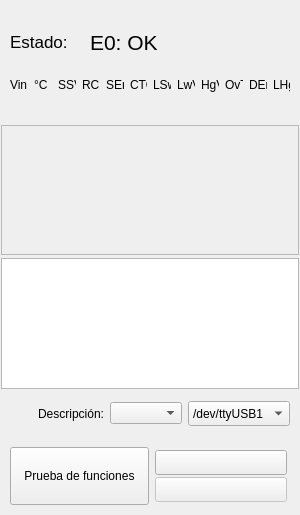
        <widget class="QWidget" name="Edo_ConexionConfig_and_Error_vertWidget" native="true">
         <property name="sizePolicy">
          <sizepolicy hsizetype="Preferred" vsizetype="Preferred">
           <horstretch>0</horstretch>
           <verstretch>0</verstretch>
          </sizepolicy>
         </property>
         <property name="minimumSize">
          <size>
           <width>50</width>
           <height>0</height>
          </size>
         </property>
         <property name="maximumSize">
          <size>
           <width>300</width>
           <height>515</height>
          </size>
         </property>
         <property name="layoutDirection">
          <enum>Qt::LeftToRight</enum>
         </property>
         <layout class="QVBoxLayout" name="verticalLayout_12">
          <property name="spacing">
           <number>3</number>
          </property>
          <property name="leftMargin">
           <number>1</number>
          </property>
          <property name="topMargin">
           <number>1</number>
          </property>
          <property name="rightMargin">
           <number>1</number>
          </property>
          <property name="bottomMargin">
           <number>1</number>
          </property>
          <item>
           <layout class="QHBoxLayout" name="logoOlin_horLay">
            <item>
             <widget class="QLabel" name="logoOlin_lbl">
              <property name="maximumSize">
               <size>
                <width>80</width>
                <height>80</height>
               </size>
              </property>
              <property name="autoFillBackground">
               <bool>false</bool>
              </property>
              <property name="text">
               <string/>
              </property>
              <property name="pixmap">
               <pixmap resource="Resources.qrc">:/images/Isotipo.png</pixmap>
              </property>
              <property name="scaledContents">
               <bool>true</bool>
              </property>
              <property name="alignment">
               <set>Qt::AlignCenter</set>
              </property>
             </widget>
            </item>
           </layout>
          </item>
          <item>
           <widget class="QFrame" name="Status_horLay">
            <layout class="QHBoxLayout" name="EstadoIsiukak_horLayout">
             <property name="spacing">
              <number>4</number>
             </property>
             <item>
              <widget class="QLabel" name="lblEstadoSistema">
               <property name="minimumSize">
                <size>
                 <width>30</width>
                 <height>0</height>
                </size>
               </property>
               <property name="font">
                <font>
                 <pointsize>13</pointsize>
                </font>
               </property>
               <property name="text">
                <string>Estado: </string>
               </property>
              </widget>
             </item>
             <item>
              <widget class="QLabel" name="estadoSistema_lbl">
               <property name="minimumSize">
                <size>
                 <width>200</width>
                 <height>30</height>
                </size>
               </property>
               <property name="font">
                <font>
                 <pointsize>16</pointsize>
                </font>
               </property>
               <property name="text">
                <string>E0: OK</string>
               </property>
              </widget>
             </item>
            </layout>
           </widget>
          </item>
          <item>
           <widget class="QFrame" name="driverErrorsHeaders_gridLayout_2">
            <layout class="QGridLayout" name="driverErrorsHeaders_gridLayout">
             <item row="0" column="6">
              <widget class="QLabel" name="label_21">
               <property name="toolTip">
                <string>Limit/Kill Switch</string>
               </property>
               <property name="text">
                <string>LSw</string>
               </property>
              </widget>
             </item>
             <item row="0" column="10">
              <widget class="QLabel" name="label_25">
               <property name="toolTip">
                <string>Motor Driver Error</string>
               </property>
               <property name="text">
                <string>DEr</string>
               </property>
              </widget>
             </item>
             <item row="0" column="9">
              <widget class="QLabel" name="label_24">
               <property name="toolTip">
                <string>Over Temperature</string>
               </property>
               <property name="text">
                <string>OvT</string>
               </property>
              </widget>
             </item>
             <item row="0" column="5">
              <widget class="QLabel" name="label_20">
               <property name="toolTip">
                <string>Comm TimeOut</string>
               </property>
               <property name="text">
                <string>CTO</string>
               </property>
              </widget>
             </item>
             <item row="0" column="0">
              <widget class="QLabel" name="label_38">
               <property name="minimumSize">
                <size>
                 <width>18</width>
                 <height>0</height>
                </size>
               </property>
               <property name="text">
                <string>Vin</string>
               </property>
              </widget>
             </item>
             <item row="0" column="7">
              <widget class="QLabel" name="label_22">
               <property name="toolTip">
                <string>Low Vin</string>
               </property>
               <property name="text">
                <string>LwV</string>
               </property>
              </widget>
             </item>
             <item row="0" column="8">
              <widget class="QLabel" name="label_23">
               <property name="toolTip">
                <string>High Vin</string>
               </property>
               <property name="text">
                <string>HgV</string>
               </property>
              </widget>
             </item>
             <item row="0" column="2">
              <widget class="QLabel" name="label_17">
               <property name="toolTip">
                <string>Safe Start Violation</string>
               </property>
               <property name="text">
                <string>SSV</string>
               </property>
              </widget>
             </item>
             <item row="0" column="3">
              <widget class="QLabel" name="label_18">
               <property name="toolTip">
                <string>Required Channel Invalid</string>
               </property>
               <property name="text">
                <string>RCI</string>
               </property>
              </widget>
             </item>
             <item row="0" column="4">
              <widget class="QLabel" name="label_19">
               <property name="toolTip">
                <string>Serial Error</string>
               </property>
               <property name="text">
                <string>SEr</string>
               </property>
              </widget>
             </item>
             <item row="0" column="1">
              <widget class="QLabel" name="label_37">
               <property name="minimumSize">
                <size>
                 <width>18</width>
                 <height>0</height>
                </size>
               </property>
               <property name="text">
                <string>°C</string>
               </property>
              </widget>
             </item>
             <item row="0" column="11">
              <widget class="QLabel" name="label_41">
               <property name="toolTip">
                <string>ERR Line  High</string>
               </property>
               <property name="text">
                <string>LHg</string>
               </property>
              </widget>
             </item>
            </layout>
           </widget>
          </item>
          <item>
           <widget class="QFrame" name="driverErrorsValues_gridLayout_2">
            <layout class="QGridLayout" name="driverErrorsValues_gridLayout">
             <property name="spacing">
              <number>1</number>
             </property>
            </layout>
           </widget>
          </item>
          <item>
           <widget class="QPlainTextEdit" name="driversValues_txt">
            <property name="enabled">
             <bool>false</bool>
            </property>
            <property name="sizePolicy">
             <sizepolicy hsizetype="Preferred" vsizetype="Preferred">
              <horstretch>0</horstretch>
              <verstretch>0</verstretch>
             </sizepolicy>
            </property>
            <property name="maximumSize">
             <size>
              <width>16777215</width>
              <height>220</height>
             </size>
            </property>
            <property name="plainText">
             <string/>
            </property>
           </widget>
          </item>
          <item>
           <widget class="QPlainTextEdit" name="erroresSalida_txt">
            <property name="sizePolicy">
             <sizepolicy hsizetype="Preferred" vsizetype="Preferred">
              <horstretch>0</horstretch>
              <verstretch>0</verstretch>
             </sizepolicy>
            </property>
            <property name="minimumSize">
             <size>
              <width>60</width>
              <height>0</height>
             </size>
            </property>
            <property name="baseSize">
             <size>
              <width>70</width>
              <height>0</height>
             </size>
            </property>
            <property name="plainText">
             <string/>
            </property>
           </widget>
          </item>
          <item>
           <widget class="QFrame" name="serialConn_horFrame">
            <layout class="QHBoxLayout" name="horizontalLayout_4">
             <item>
              <spacer name="horizontalSpacer">
               <property name="orientation">
                <enum>Qt::Horizontal</enum>
               </property>
               <property name="sizeHint" stdset="0">
                <size>
                 <width>40</width>
                 <height>20</height>
                </size>
               </property>
              </spacer>
             </item>
             <item>
              <widget class="QLabel" name="lblDescripcion">
               <property name="layoutDirection">
                <enum>Qt::RightToLeft</enum>
               </property>
               <property name="autoFillBackground">
                <bool>false</bool>
               </property>
               <property name="text">
                <string>Descripción:</string>
               </property>
               <property name="alignment">
                <set>Qt::AlignRight|Qt::AlignTrailing|Qt::AlignVCenter</set>
               </property>
              </widget>
             </item>
             <item>
              <layout class="QHBoxLayout" name="horizontalLayout_2">
               <item>
                <widget class="QComboBox" name="cmbBaudRate">
                 <property name="currentIndex">
                  <number>-1</number>
                 </property>
                </widget>
               </item>
               <item>
                <widget class="QComboBox" name="cmbSerialPortSelector">
                 <property name="minimumSize">
                  <size>
                   <width>0</width>
                   <height>25</height>
                  </size>
                 </property>
                 <property name="currentIndex">
                  <number>1</number>
                 </property>
                 <item>
                  <property name="text">
                   <string>/dev/ttyUSB0</string>
                  </property>
                 </item>
                 <item>
                  <property name="text">
                   <string>/dev/ttyUSB1</string>
                  </property>
                 </item>
                 <item>
                  <property name="text">
                   <string>/dev/ttyUSB2</string>
                  </property>
                 </item>
                 <item>
                  <property name="text">
                   <string>/dev/ttyACM0</string>
                  </property>
                 </item>
                 <item>
                  <property name="text">
                   <string>/dev/ttyACM1</string>
                  </property>
                 </item>
                </widget>
               </item>
              </layout>
             </item>
            </layout>
           </widget>
          </item>
          <item>
           <widget class="QFrame" name="Connection_horLay">
            <layout class="QHBoxLayout" name="horizontalLayout_3">
             <property name="spacing">
              <number>3</number>
             </property>
             <item>
              <widget class="QPushButton" name="btnParoEmergencia">
               <property name="sizePolicy">
                <sizepolicy hsizetype="Preferred" vsizetype="Preferred">
                 <horstretch>0</horstretch>
                 <verstretch>0</verstretch>
                </sizepolicy>
               </property>
               <property name="text">
                <string>Prueba de funciones</string>
               </property>
              </widget>
             </item>
             <item>
              <widget class="QFrame" name="buttonsConnection_verLay">
               <property name="minimumSize">
                <size>
                 <width>0</width>
                 <height>0</height>
                </size>
               </property>
               <layout class="QVBoxLayout" name="verticalLayout_3">
                <property name="spacing">
                 <number>2</number>
                </property>
                <property name="leftMargin">
                 <number>3</number>
                </property>
                <property name="topMargin">
                 <number>3</number>
                </property>
                <property name="rightMargin">
                 <number>3</number>
                </property>
                <property name="bottomMargin">
                 <number>3</number>
                </property>
                <item>
                 <widget class="QPushButton" name="btnConectar">
                  <property name="enabled">
                   <bool>true</bool>
                  </property>
                  <property name="sizePolicy">
                   <sizepolicy hsizetype="Preferred" vsizetype="Preferred">
                    <horstretch>0</horstretch>
                    <verstretch>0</verstretch>
                   </sizepolicy>
                  </property>
                  <property name="minimumSize">
                   <size>
                    <width>0</width>
                    <height>25</height>
                   </size>
                  </property>
                  <property name="text">
                   <string/>
                  </property>
                  <property name="icon">
                   <iconset resource="Resources.qrc">
                    <normaloff>:/images/connect.png</normaloff>:/images/connect.png</iconset>
                  </property>
                 </widget>
                </item>
                <item>
                 <widget class="QPushButton" name="btnDesconectar">
                  <property name="enabled">
                   <bool>false</bool>
                  </property>
                  <property name="sizePolicy">
                   <sizepolicy hsizetype="Preferred" vsizetype="Preferred">
                    <horstretch>0</horstretch>
                    <verstretch>0</verstretch>
                   </sizepolicy>
                  </property>
                  <property name="minimumSize">
                   <size>
                    <width>0</width>
                    <height>25</height>
                   </size>
                  </property>
                  <property name="text">
                   <string/>
                  </property>
                  <property name="icon">
                   <iconset resource="Resources.qrc">
                    <normaloff>:/images/disconnect.png</normaloff>:/images/disconnect.png</iconset>
                  </property>
                 </widget>
                </item>
               </layout>
              </widget>
             </item>
            </layout>
           </widget>
          </item>
         </layout>
        </widget>
